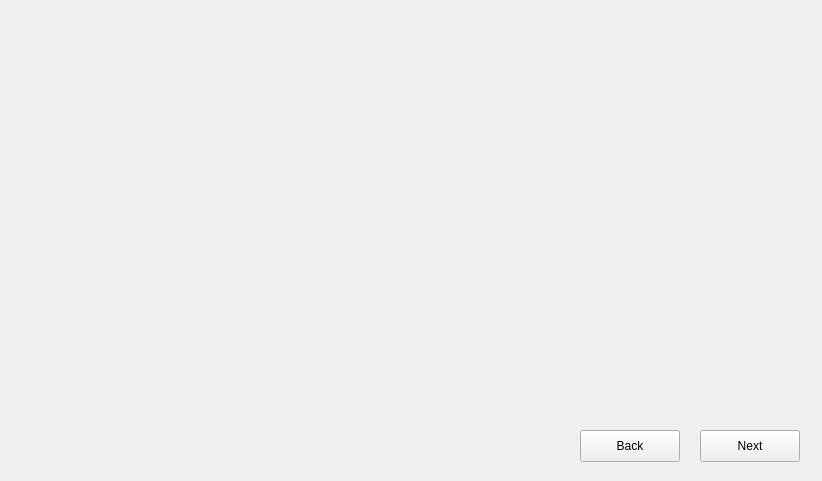
<?xml version="1.0" encoding="UTF-8"?>
<ui version="4.0">
 <class>Stepper</class>
 <widget class="QWidget" name="Stepper">
  <property name="windowModality">
   <enum>Qt::WindowModality::NonModal</enum>
  </property>
  <property name="geometry">
   <rect>
    <x>0</x>
    <y>0</y>
    <width>822</width>
    <height>481</height>
   </rect>
  </property>
  <property name="windowTitle">
   <string>RapidWebForge</string>
  </property>
  <widget class="QStackedWidget" name="stepsWidget">
   <property name="geometry">
    <rect>
     <x>20</x>
     <y>20</y>
     <width>781</width>
     <height>381</height>
    </rect>
   </property>
  </widget>
  <widget class="QPushButton" name="nextButton">
   <property name="geometry">
    <rect>
     <x>700</x>
     <y>430</y>
     <width>100</width>
     <height>32</height>
    </rect>
   </property>
   <property name="text">
    <string>Next</string>
   </property>
  </widget>
  <widget class="QPushButton" name="backButton">
   <property name="geometry">
    <rect>
     <x>580</x>
     <y>430</y>
     <width>100</width>
     <height>32</height>
    </rect>
   </property>
   <property name="text">
    <string>Back</string>
   </property>
  </widget>
 </widget>
 <resources/>
 <connections/>
</ui>
